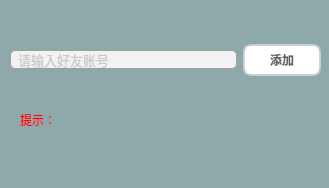
<?xml version="1.0" encoding="UTF-8"?>
<ui version="4.0">
 <class>MainWindow</class>
 <widget class="QMainWindow" name="MainWindow">
  <property name="geometry">
   <rect>
    <x>0</x>
    <y>0</y>
    <width>329</width>
    <height>188</height>
   </rect>
  </property>
  <property name="windowTitle">
   <string>添加好友</string>
  </property>
  <property name="styleSheet">
   <string notr="true">background-color: rgb(143, 168, 170);</string>
  </property>
  <widget class="QWidget" name="centralwidget">
   <widget class="QWidget" name="horizontalLayoutWidget">
    <property name="geometry">
     <rect>
      <x>10</x>
      <y>20</y>
      <width>311</width>
      <height>80</height>
     </rect>
    </property>
    <layout class="QHBoxLayout" name="horizontalLayout">
     <item>
      <widget class="QLineEdit" name="friend_login_id_edit">
       <property name="styleSheet">
        <string notr="true">QLineEdit {
	border: 1px solid #A0A0A0; /* 边框宽度为1px，颜色为#A0A0A0 */
	border-radius: 5px; /* 边框圆角 */
	padding-left: 5px; /* 文本距离左边界有5px */
	background-color: #F2F2F2; /* 背景颜色 */
	color: #A0A0A0; /* 文本颜色 */
	selection-background-color: #A0A0A0; /* 选中文本的背景颜色 */
	selection-color: #F2F2F2; /* 选中文本的颜色 */
	font-family: &quot;Microsoft YaHei&quot;; /* 文本字体族 */
	font-size: 10pt; /* 文本字体大小 */
}

QLineEdit:hover { /* 鼠标悬浮在QLineEdit时的状态 */
	border: 2px solid #298DFF;
	border-radius: 5px;
	background-color: #F2F2F2;
	color: #298DFF;
	selection-background-color: #298DFF;
	selection-color: #F2F2F2;
}

QLineEdit[echoMode=&quot;2&quot;] { /* QLineEdit有输入掩码时的状态 */
	lineedit-password-character: 9679;
	lineedit-password-mask-delay: 2000;
}
</string>
       </property>
       <property name="placeholderText">
        <string>请输入好友账号</string>
       </property>
      </widget>
     </item>
     <item>
      <widget class="QPushButton" name="add_friend_button">
       <property name="styleSheet">
        <string notr="true">QPushButton{
    padding: 5px 25px;
    border-style: solid;
    border-top-color: qlineargradient(spread:pad, x1:0, y1:0, x2:0, y2:1, stop:0 #c1c9cf, stop:1 #d2d8dd);
    border-right-color: qlineargradient(spread:pad, x1:1, y1:0, x2:0, y2:0, stop:0 #c1c9cf, stop:1 #d2d8dd);
    border-bottom-color: qlineargradient(spread:pad, x1:0, y1:1, x2:0, y2:0, stop:0 #c1c9cf, stop:1 #d2d8dd);
    border-left-color: qlineargradient(spread:pad, x1:0, y1:0, x2:1, y2:0, stop:0 #c1c9cf, stop:1 #d2d8dd);
    border-width: 2px;
    border-radius: 8px;
    color: #616161;
    font-weight: bold;
	background-color: rgb(255, 255, 255);
	
	
	
}
QPushButton::default, QToolButton::default, QCommandLinkButton::default{
    border: 2px solid transparent;
    color: #FFFFFF;
    background-color: qlineargradient(spread:pad, x1:0.5, y1:0, x2:0.5, y2:1, stop:0 #84afe5, stop:1 #1168e4);
}
QPushButton:hover, QToolButton:hover, QCommandLinkButton:hover{
    
	color: rgb(255, 79, 147);
}
QPushButton:pressed, QToolButton:pressed, QCommandLinkButton:pressed{
    color: #aeaeae;
    background-color:grey;
}</string>
       </property>
       <property name="text">
        <string>添加</string>
       </property>
      </widget>
     </item>
    </layout>
   </widget>
   <widget class="QLabel" name="add_notice_label">
    <property name="geometry">
     <rect>
      <x>20</x>
      <y>110</y>
      <width>301</width>
      <height>20</height>
     </rect>
    </property>
    <property name="styleSheet">
     <string notr="true">color: rgb(255, 0, 0);
font: 9pt &quot;楷体&quot;;</string>
    </property>
    <property name="text">
     <string>提示：</string>
    </property>
   </widget>
  </widget>
  <widget class="QMenuBar" name="menubar">
   <property name="geometry">
    <rect>
     <x>0</x>
     <y>0</y>
     <width>329</width>
     <height>26</height>
    </rect>
   </property>
  </widget>
  <widget class="QStatusBar" name="statusbar"/>
 </widget>
 <resources/>
 <connections/>
</ui>
